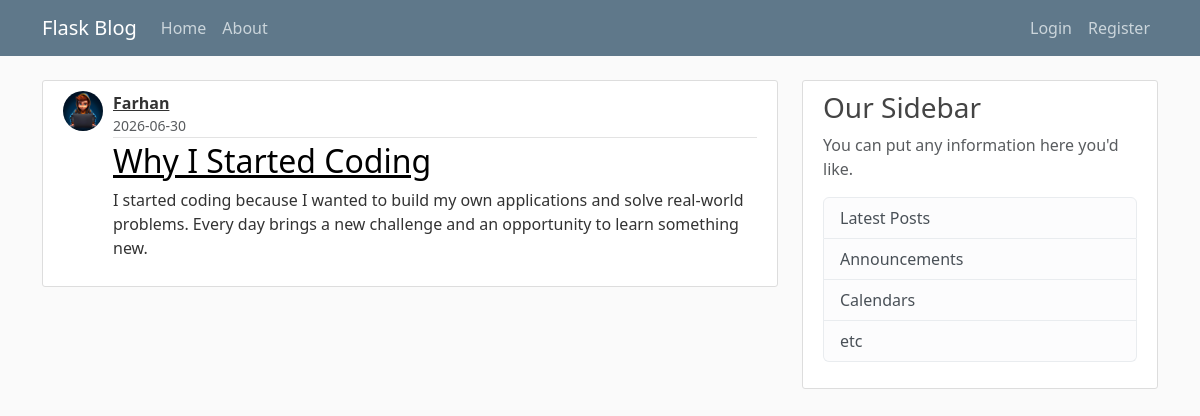
Screenshot of /post/3 with the database file from the repository.
### app/models.py (models this page shows, shortened)
class User(db.Model, UserMixin):
    id = db.Column(db.Integer, primary_key = True)
    username = db.Column(db.String(20), unique = True, nullable = False)
    email = db.Column(db.String(120), unique = True, nullable = False)
    image_file = db.Column(db.String(20), nullable = False, default = 'default.jpg')
    password = db.Column(db.String(60), nullable = False)
    posts = db.relationship('Post', backref = 'author', lazy = True)

class Post(db.Model):
    id = db.Column(db.Integer, primary_key = True)
    title = db.Column(db.String(100), nullable = False)
    date_posted = db.Column(db.DateTime, nullable = False, default = datetime.utcnow )
    content = db.Column(db.Text, nullable = False)
    user_id = db.Column(db.Integer, db.ForeignKey('user.id'), nullable=False)

### app/routes.py (the view)
@app.route("/post/<int:post_id>")
def post(post_id):
     post = Post.query.get_or_404(post_id)
     return render_template('post.html', title = post.title, post = post)

### app/templates/post.html (shortened to what this page needs)
{% extends "layout.html"%}
{% block content %}
<article class="media content-section">
    <img class="rounded-circle post-avatar"
        src="{{ url_for('static', filename='profile_pics/' + post.author.image_file) }}">
    <div class="media-body">
        <div class="article-metadata">
            <div class="author-block">
                <a class="author-name" href="#">{{ post.author.username }}</a>
                <small class="text-muted d-block">
                    {{ post.date_posted.strftime('%Y-%m-%d') }}
                </small>
            </div>
        </div>
        <h2 class="article-title"> <a href="{{ url_for('post', post_id = post.id)}}">{{ post.title }}</a></h2>
        <p class="article-content">{{ post.content }}</p>
    </div>
</article>
{% endblock content %}

### app/Static/main.css (style rules this page uses)
body { background: #fafafa; color: #333333; margin-top: 5rem; }
h1, h2, h3, h4, h5, h6 { color: #444444; }
.content-section { background: #ffffff; padding: 10px 20px; border: 1px solid #dddddd; border-radius: 3px; margin-bottom: 20px; }
.article-title a { color: black; }
.article-content { white-space: pre-line; }
.article-metadata { padding-bottom: 1px; margin-bottom: 4px; border-bottom: 1px solid #e3e3e3 }
.post-avatar { width: 40px; height: 40px; border-radius: 50%; object-fit: cover; margin-right: 10px; }
.article-metadata { padding-bottom: 1px; margin-bottom: 4px; border-bottom: 1px solid #e3e3e3; }
.author-block { display: flex; flex-direction: column; }
.author-name { font-weight: bold; color: #333; }
.media { display: flex; align-items: flex-start; }
.media-body { flex: 1; }

### rows the page displays
User: image_file (picture), author.username "Farhan"
Post: date_posted "2026-06-30", title "Why I Started Coding", content "I started coding because I wanted to build my own applications and solve real-world problems. Every day brings a new challenge and an opportunity to learn something new."
